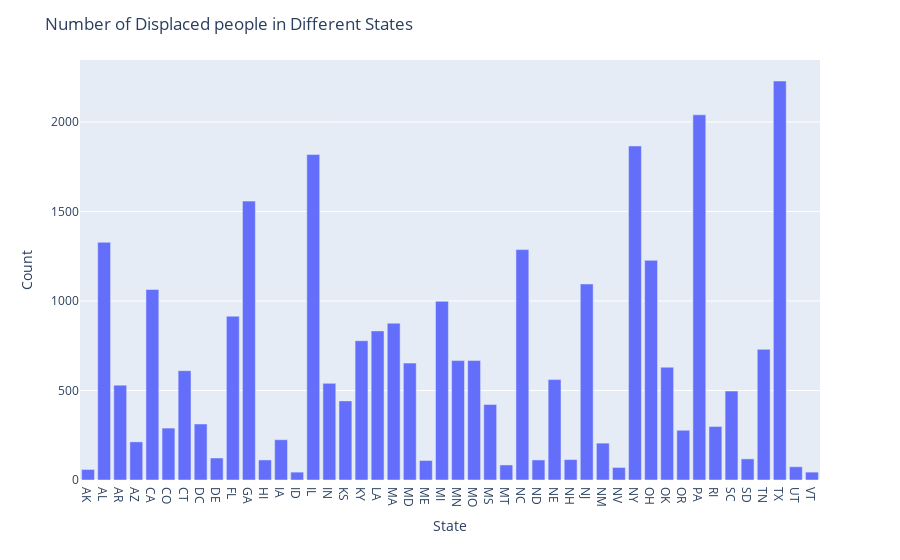

This figure's notebook cell:
### Code cell
fig = px.bar(state, x='state', y='count')
fig.update_layout(
    title='Number of Displaced people in Different States',
    yaxis_title='Count',
    xaxis_title='State'
)
fig.show()

### Figure 1 — Plotly figure (JSON) as saved in the notebook; plotly's stock layout.template omitted (floating-point values rounded to 4 significant figures)
{"data": [{"alignmentgroup": "True", "hovertemplate": "state=%{x}<br>count=%{y}<extra></extra>", "legendgroup": "", "marker": {"color": "#636efa", "pattern": {"shape": ""}}, "name": "", "offsetgroup": "", "orientation": "v", "showlegend": false, "textposition": "auto", "type": "bar", "x": ["AK", "AL", "AR", "AZ", "CA", "CO", "CT", "DC", "DE", "FL", "GA", "HI", "IA", "ID", "IL", "IN", "KS", "KY", "LA", "MA", "MD", "ME", "MI", "MN", "MO", "MS", "MT", "NC", "ND", "NE", "NH", "NJ", "NM", "NV", "NY", "OH", "OK", "OR", "PA", "RI", "SC", "SD", "TN", "TX", "UT", "VT"], "xaxis": "x", "y": [59, 1328, 530, 213, 1064, 290, 611, 313, 123, 915, 1558, 112, 225, 44, 1818, 540, 442, 778, 833, 876, 653, 109, 998, 667, 668, 422, 84, 1287, 112, 561, 114, 1095, 206, 70, 1866, 1227, 630, 278, 2040, 299, 497, 118, 730, 2229, 74, 44], "yaxis": "y"}], "layout": {"barmode": "relative", "legend": {"tracegroupgap": 0}, "margin": {"t": 60}, "title": {"text": "Number of Displaced people in Different States"}, "xaxis": {"anchor": "y", "domain": [0, 1], "title": {"text": "State"}}, "yaxis": {"anchor": "x", "domain": [0, 1], "title": {"text": "Count"}}}}
